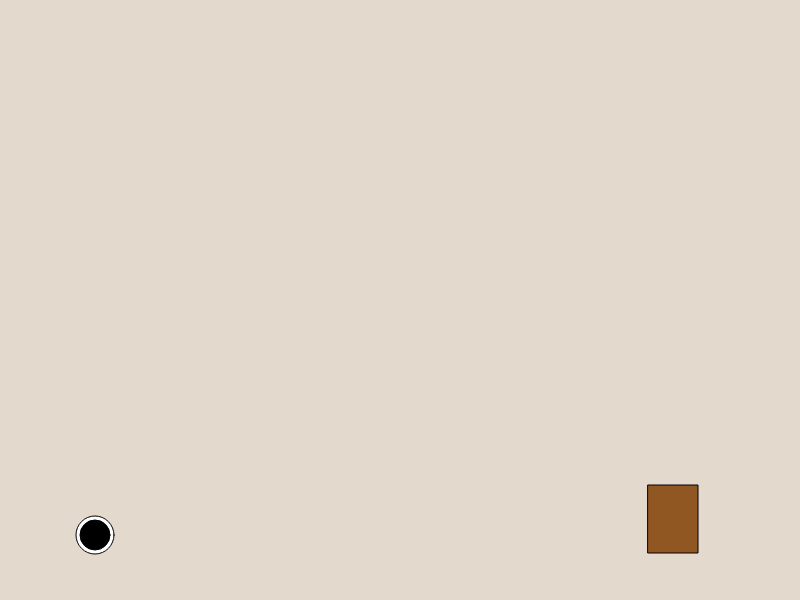
Frame 1 (no input)
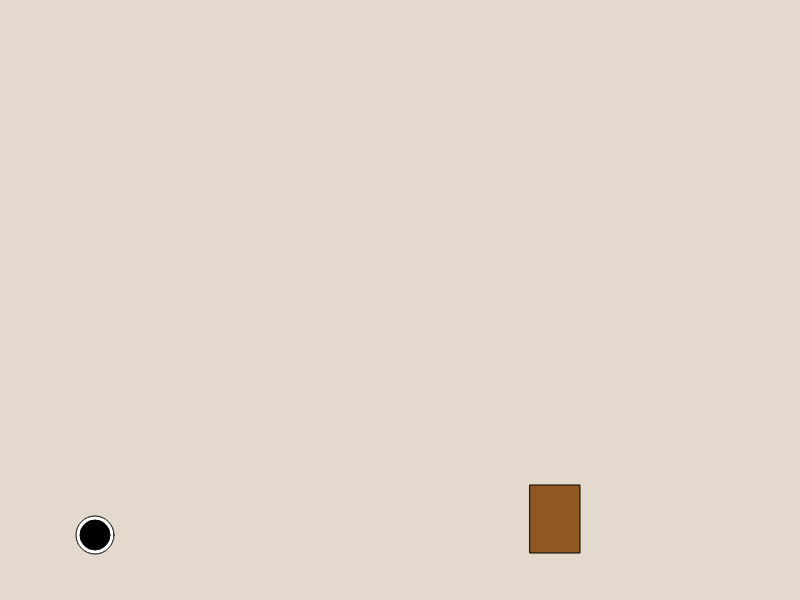
Frame 60 (no input)
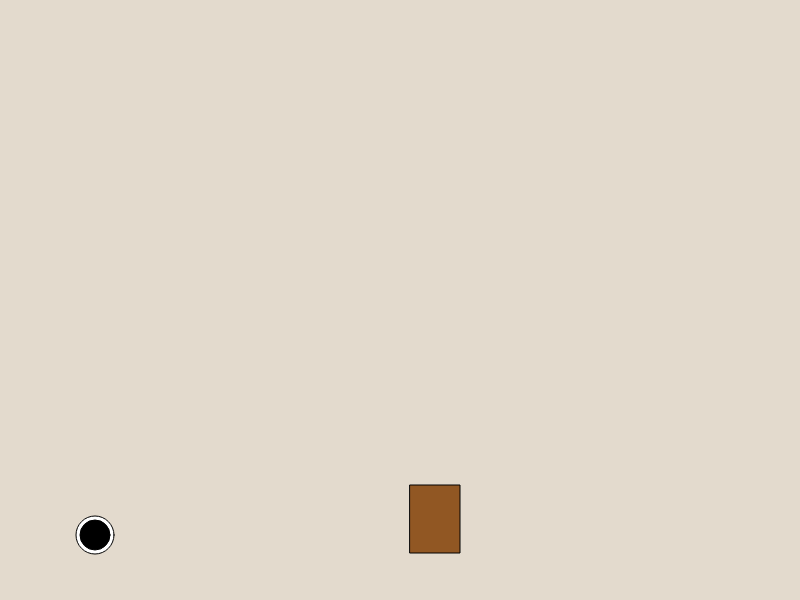
Frame 120 (the mouse pressed at the canvas centre since frame 60)

The p5.js sketch that drew these frames (run headless with seeded random() and noise() and a simulated clock; from frame 60 on, the mouse is pressed at the canvas centre):

// p5.js sketch
// ── sketch.js
/* 
    Equipe: 
        Filipe Gregório de Farias e Silva - Subturma D (Líder) 
        Ivamar Dantas Roque - Subturma D 
        Etapa 3
        Jogo em Estilo Plataforma
*/
var x = 95
var xx = 650

function setup() {
  createCanvas(800, 600);
}

function draw() {
 background(227,218,205)
  if (keyIsDown(LEFT_ARROW)) {
    x -= 5;
  }

  if (keyIsDown(RIGHT_ARROW)) {
    x += 5;
  }
    xx= xx - 2;
 if (xx <= -50) {
    xx = 800;
 }

  fill(145,87,35);
  rect(xx,485,50,68);
  fill (255);
  ellipse (x,535,38,38);
  fill(0);
  ellipse(x, 535, 30, 30);

}
